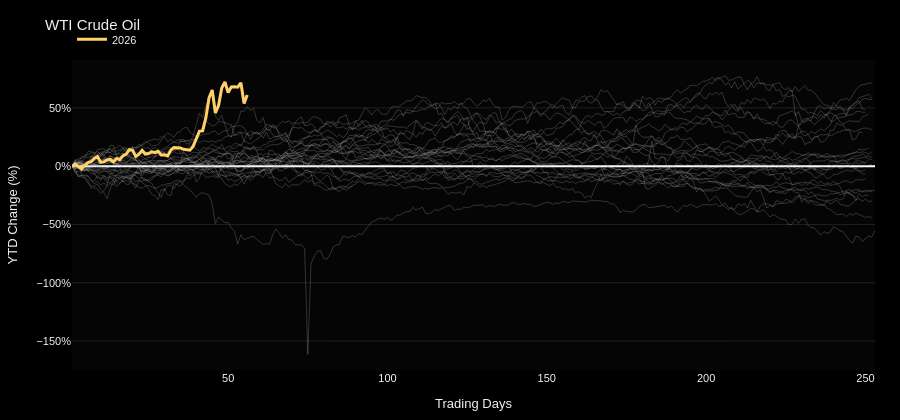

Notebook code cell kept with this figure:
### Markdown cell above
## WTI Crude Oil

### Code cell
oil_ytd = plot_asset('oil')
oil_ytd.tail()

### Figure 1 — Plotly figure (JSON) as saved in the notebook; plotly's stock layout.template omitted (floating-point values rounded to 4 significant figures; data arrays with more than 128 entries replaced by an {"elided": "..."} marker saying what was removed)
{"data": [{"customdata": {"elided": "89x2 mixed values"}, "hovertemplate": "<b>%{fullData.name}</b><br>Trading day %{x}<br>YTD %{y:.2f}%<br>Price %{customdata[0]:,.2f}<br>Date %{customdata[1]|%Y-%m-%d}<extra></extra>", "line": {"color": "rgba(180,180,180,0.26)", "width": 1}, "mode": "lines", "name": "2000", "showlegend": false, "type": "scatter", "x": [1, 2, 3, 4, 5, 6, 7, 8, 9, 10, 11, 12, 13, 14, 15, 16, 17, 18, 19, 20, 21, 22, 23, 24, 25, 26, 27, 28, 29, 30, 31, 32, 33, 34, 35, 36, 37, 38, 39, 40, 41, 42, 43, 44, 45, 46, 47, 48, 49, 50, 51, 52, 53, 54, 55, 56, 57, 58, 59, 60, 61, 62, 63, 64, 65, 66, 67, 68, 69, 70, 71, 72, 73, 74, 75, 76, 77, 78, 79, 80, 81, 82, 83, 84, 85, 86, 87, 88, 89], "y": [0.0, -1.31, 0.0, 2.559, 2.09, 4.212, 3.276, 4.15, 5.46, 9.048, 10.23, 5.148, 9.516, 6.708, 5.46, 6.396, 11.86, 15.07, 13.88, 17.0, 5.928, 1.872, -1.498, -1.716, -1.716, -5.46, -3.713, 0.312, 0.0624, -1.716, -4.368, -3.744, -0.5304, 3.432, 3.432, 12.64, 9.36, 3.276, 2.808, 4.68, 2.808, 7.02, 5.242, 4.119, 2.839, 5.304, 2.028, 2.371, 1.997, 3.588, 1.529, 1.716, 2.527, 4.212, 3.869, 5.928, 6.365, 7.426, 8.736, 11.08, 9.36, 11.08, 9.891, 9.672, 10.45, 10.39, 6.864, 8.05, 5.46, 0.0, -2.34, -7.8, -6.864, -8.393, -11.08, -8.112, -7.363, -11.08, -12.95, -9.984, -7.488, -10.14, -19.91, -18.72, -18.32, -16.85, -17.47, -19.34, -16.38]}, {"customdata": {"elided": "247x2 mixed values"}, "hovertemplate": "<b>%{fullData.name}</b><br>Trading day %{x}<br>YTD %{y:.2f}%<br>Price %{customdata[0]:,.2f}<br>Date %{customdata[1]|%Y-%m-%d}<extra></extra>", "line": {"color": "rgba(180,180,180,0.26)", "width": 1}, "mode": "lines", "name": "2001", "showlegend": false, "type": "scatter", "x": {"elided": "247 int values"}, "y": {"elided": "247 float values"}}, {"customdata": {"elided": "250x2 mixed values"}, "hovertemplate": "<b>%{fullData.name}</b><br>Trading day %{x}<br>YTD %{y:.2f}%<br>Price %{customdata[0]:,.2f}<br>Date %{customdata[1]|%Y-%m-%d}<extra></extra>", "line": {"color": "rgba(180,180,180,0.26)", "width": 1}, "mode": "lines", "name": "2002", "showlegend": false, "type": "scatter", "x": {"elided": "250 int values"}, "y": {"elided": "250 float values"}}, {"customdata": {"elided": "250x2 mixed values"}, "hovertemplate": "<b>%{fullData.name}</b><br>Trading day %{x}<br>YTD %{y:.2f}%<br>Price %{customdata[0]:,.2f}<br>Date %{customdata[1]|%Y-%m-%d}<extra></extra>", "line": {"color": "rgba(180,180,180,0.26)", "width": 1}, "mode": "lines", "name": "2003", "showlegend": false, "type": "scatter", "x": {"elided": "250 int values"}, "y": {"elided": "250 float values"}}, {"customdata": {"elided": "249x2 mixed values"}, "hovertemplate": "<b>%{fullData.name}</b><br>Trading day %{x}<br>YTD %{y:.2f}%<br>Price %{customdata[0]:,.2f}<br>Date %{customdata[1]|%Y-%m-%d}<extra></extra>", "line": {"color": "rgba(180,180,180,0.26)", "width": 1}, "mode": "lines", "name": "2004", "showlegend": false, "type": "scatter", "x": {"elided": "249 int values"}, "y": {"elided": "249 float values"}}, {"customdata": {"elided": "251x2 mixed values"}, "hovertemplate": "<b>%{fullData.name}</b><br>Trading day %{x}<br>YTD %{y:.2f}%<br>Price %{customdata[0]:,.2f}<br>Date %{customdata[1]|%Y-%m-%d}<extra></extra>", "line": {"color": "rgba(180,180,180,0.26)", "width": 1}, "mode": "lines", "name": "2005", "showlegend": false, "type": "scatter", "x": {"elided": "251 int values"}, "y": {"elided": "251 float values"}}, {"customdata": {"elided": "250x2 mixed values"}, "hovertemplate": "<b>%{fullData.name}</b><br>Trading day %{x}<br>YTD %{y:.2f}%<br>Price %{customdata[0]:,.2f}<br>Date %{customdata[1]|%Y-%m-%d}<extra></extra>", "line": {"color": "rgba(180,180,180,0.26)", "width": 1}, "mode": "lines", "name": "2006", "showlegend": false, "type": "scatter", "x": {"elided": "250 int values"}, "y": {"elided": "250 float values"}}, {"customdata": {"elided": "252x2 mixed values"}, "hovertemplate": "<b>%{fullData.name}</b><br>Trading day %{x}<br>YTD %{y:.2f}%<br>Price %{customdata[0]:,.2f}<br>Date %{customdata[1]|%Y-%m-%d}<extra></extra>", "line": {"color": "rgba(180,180,180,0.26)", "width": 1}, "mode": "lines", "name": "2007", "showlegend": false, "type": "scatter", "x": {"elided": "252 int values"}, "y": {"elided": "252 float values"}}, {"customdata": {"elided": "253x2 mixed values"}, "hovertemplate": "<b>%{fullData.name}</b><br>Trading day %{x}<br>YTD %{y:.2f}%<br>Price %{customdata[0]:,.2f}<br>Date %{customdata[1]|%Y-%m-%d}<extra></extra>", "line": {"color": "rgba(180,180,180,0.26)", "width": 1}, "mode": "lines", "name": "2008", "showlegend": false, "type": "scatter", "x": {"elided": "253 int values"}, "y": {"elided": "253 float values"}}, {"customdata": {"elided": "252x2 mixed values"}, "hovertemplate": "<b>%{fullData.name}</b><br>Trading day %{x}<br>YTD %{y:.2f}%<br>Price %{customdata[0]:,.2f}<br>Date %{customdata[1]|%Y-%m-%d}<extra></extra>", "line": {"color": "rgba(180,180,180,0.26)", "width": 1}, "mode": "lines", "name": "2009", "showlegend": false, "type": "scatter", "x": {"elided": "252 int values"}, "y": {"elided": "252 float values"}}, {"customdata": {"elided": "252x2 mixed values"}, "hovertemplate": "<b>%{fullData.name}</b><br>Trading day %{x}<br>YTD %{y:.2f}%<br>Price %{customdata[0]:,.2f}<br>Date %{customdata[1]|%Y-%m-%d}<extra></extra>", "line": {"color": "rgba(180,180,180,0.26)", "width": 1}, "mode": "lines", "name": "2010", "showlegend": false, "type": "scatter", "x": {"elided": "252 int values"}, "y": {"elided": "252 float values"}}, {"customdata": {"elided": "252x2 mixed values"}, "hovertemplate": "<b>%{fullData.name}</b><br>Trading day %{x}<br>YTD %{y:.2f}%<br>Price %{customdata[0]:,.2f}<br>Date %{customdata[1]|%Y-%m-%d}<extra></extra>", "line": {"color": "rgba(180,180,180,0.26)", "width": 1}, "mode": "lines", "name": "2011", "showlegend": false, "type": "scatter", "x": {"elided": "252 int values"}, "y": {"elided": "252 float values"}}, {"customdata": {"elided": "250x2 mixed values"}, "hovertemplate": "<b>%{fullData.name}</b><br>Trading day %{x}<br>YTD %{y:.2f}%<br>Price %{customdata[0]:,.2f}<br>Date %{customdata[1]|%Y-%m-%d}<extra></extra>", "line": {"color": "rgba(180,180,180,0.26)", "width": 1}, "mode": "lines", "name": "2012", "showlegend": false, "type": "scatter", "x": {"elided": "250 int values"}, "y": {"elided": "250 float values"}}, {"customdata": {"elided": "252x2 mixed values"}, "hovertemplate": "<b>%{fullData.name}</b><br>Trading day %{x}<br>YTD %{y:.2f}%<br>Price %{customdata[0]:,.2f}<br>Date %{customdata[1]|%Y-%m-%d}<extra></extra>", "line": {"color": "rgba(180,180,180,0.26)", "width": 1}, "mode": "lines", "name": "2013", "showlegend": false, "type": "scatter", "x": {"elided": "252 int values"}, "y": {"elided": "252 float values"}}, {"customdata": {"elided": "252x2 mixed values"}, "hovertemplate": "<b>%{fullData.name}</b><br>Trading day %{x}<br>YTD %{y:.2f}%<br>Price %{customdata[0]:,.2f}<br>Date %{customdata[1]|%Y-%m-%d}<extra></extra>", "line": {"color": "rgba(180,180,180,0.26)", "width": 1}, "mode": "lines", "name": "2014", "showlegend": false, "type": "scatter", "x": {"elided": "252 int values"}, "y": {"elided": "252 float values"}}, {"customdata": {"elided": "252x2 mixed values"}, "hovertemplate": "<b>%{fullData.name}</b><br>Trading day %{x}<br>YTD %{y:.2f}%<br>Price %{customdata[0]:,.2f}<br>Date %{customdata[1]|%Y-%m-%d}<extra></extra>", "line": {"color": "rgba(180,180,180,0.26)", "width": 1}, "mode": "lines", "name": "2015", "showlegend": false, "type": "scatter", "x": {"elided": "252 int values"}, "y": {"elided": "252 float values"}}, {"customdata": {"elided": "250x2 mixed values"}, "hovertemplate": "<b>%{fullData.name}</b><br>Trading day %{x}<br>YTD %{y:.2f}%<br>Price %{customdata[0]:,.2f}<br>Date %{customdata[1]|%Y-%m-%d}<extra></extra>", "line": {"color": "rgba(180,180,180,0.26)", "width": 1}, "mode": "lines", "name": "2016", "showlegend": false, "type": "scatter", "x": {"elided": "250 int values"}, "y": {"elided": "250 float values"}}, {"customdata": {"elided": "251x2 mixed values"}, "hovertemplate": "<b>%{fullData.name}</b><br>Trading day %{x}<br>YTD %{y:.2f}%<br>Price %{customdata[0]:,.2f}<br>Date %{customdata[1]|%Y-%m-%d}<extra></extra>", "line": {"color": "rgba(180,180,180,0.26)", "width": 1}, "mode": "lines", "name": "2017", "showlegend": false, "type": "scatter", "x": {"elided": "251 int values"}, "y": {"elided": "251 float values"}}, {"customdata": {"elided": "251x2 mixed values"}, "hovertemplate": "<b>%{fullData.name}</b><br>Trading day %{x}<br>YTD %{y:.2f}%<br>Price %{customdata[0]:,.2f}<br>Date %{customdata[1]|%Y-%m-%d}<extra></extra>", "line": {"color": "rgba(180,180,180,0.26)", "width": 1}, "mode": "lines", "name": "2018", "showlegend": false, "type": "scatter", "x": {"elided": "251 int values"}, "y": {"elided": "251 float values"}}, {"customdata": {"elided": "252x2 mixed values"}, "hovertemplate": "<b>%{fullData.name}</b><br>Trading day %{x}<br>YTD %{y:.2f}%<br>Price %{customdata[0]:,.2f}<br>Date %{customdata[1]|%Y-%m-%d}<extra></extra>", "line": {"color": "rgba(180,180,180,0.26)", "width": 1}, "mode": "lines", "name": "2019", "showlegend": false, "type": "scatter", "x": {"elided": "252 int values"}, "y": {"elided": "252 float values"}}, {"customdata": {"elided": "253x2 mixed values"}, "hovertemplate": "<b>%{fullData.name}</b><br>Trading day %{x}<br>YTD %{y:.2f}%<br>Price %{customdata[0]:,.2f}<br>Date %{customdata[1]|%Y-%m-%d}<extra></extra>", "line": {"color": "rgba(180,180,180,0.26)", "width": 1}, "mode": "lines", "name": "2020", "showlegend": false, "type": "scatter", "x": {"elided": "253 int values"}, "y": {"elided": "253 float values"}}, {"customdata": {"elided": "252x2 mixed values"}, "hovertemplate": "<b>%{fullData.name}</b><br>Trading day %{x}<br>YTD %{y:.2f}%<br>Price %{customdata[0]:,.2f}<br>Date %{customdata[1]|%Y-%m-%d}<extra></extra>", "line": {"color": "rgba(180,180,180,0.26)", "width": 1}, "mode": "lines", "name": "2021", "showlegend": false, "type": "scatter", "x": {"elided": "252 int values"}, "y": {"elided": "252 float values"}}, {"customdata": {"elided": "251x2 mixed values"}, "hovertemplate": "<b>%{fullData.name}</b><br>Trading day %{x}<br>YTD %{y:.2f}%<br>Price %{customdata[0]:,.2f}<br>Date %{customdata[1]|%Y-%m-%d}<extra></extra>", "line": {"color": "rgba(180,180,180,0.26)", "width": 1}, "mode": "lines", "name": "2022", "showlegend": false, "type": "scatter", "x": {"elided": "251 int values"}, "y": {"elided": "251 float values"}}, {"customdata": {"elided": "250x2 mixed values"}, "hovertemplate": "<b>%{fullData.name}</b><br>Trading day %{x}<br>YTD %{y:.2f}%<br>Price %{customdata[0]:,.2f}<br>Date %{customdata[1]|%Y-%m-%d}<extra></extra>", "line": {"color": "rgba(180,180,180,0.26)", "width": 1}, "mode": "lines", "name": "2023", "showlegend": false, "type": "scatter", "x": {"elided": "250 int values"}, "y": {"elided": "250 float values"}}, {"customdata": {"elided": "252x2 mixed values"}, "hovertemplate": "<b>%{fullData.name}</b><br>Trading day %{x}<br>YTD %{y:.2f}%<br>Price %{customdata[0]:,.2f}<br>Date %{customdata[1]|%Y-%m-%d}<extra></extra>", "line": {"color": "rgba(180,180,180,0.26)", "width": 1}, "mode": "lines", "name": "2024", "showlegend": false, "type": "scatter", "x": {"elided": "252 int values"}, "y": {"elided": "252 float values"}}, {"customdata": {"elided": "252x2 mixed values"}, "hovertemplate": "<b>%{fullData.name}</b><br>Trading day %{x}<br>YTD %{y:.2f}%<br>Price %{customdata[0]:,.2f}<br>Date %{customdata[1]|%Y-%m-%d}<extra></extra>", "line": {"color": "rgba(180,180,180,0.26)", "width": 1}, "mode": "lines", "name": "2025", "showlegend": false, "type": "scatter", "x": {"elided": "252 int values"}, "y": {"elided": "252 float values"}}, {"customdata": [[57.32, "2026-01-02T00:00:00"], [58.32, "2026-01-05T00:00:00"], [57.13, "2026-01-06T00:00:00"], [55.99, "2026-01-07T00:00:00"], [57.76, "2026-01-08T00:00:00"], [59.12, "2026-01-09T00:00:00"], [59.5, "2026-01-12T00:00:00"], [61.15, "2026-01-13T00:00:00"], [62.02, "2026-01-14T00:00:00"], [59.19, "2026-01-15T00:00:00"], [59.44, "2026-01-16T00:00:00"], [60.34, "2026-01-20T00:00:00"], [60.62, "2026-01-21T00:00:00"], [59.36, "2026-01-22T00:00:00"], [61.07, "2026-01-23T00:00:00"], [60.63, "2026-01-26T00:00:00"], [62.39, "2026-01-27T00:00:00"], [63.21, "2026-01-28T00:00:00"], [65.42, "2026-01-29T00:00:00"], [65.21, "2026-01-30T00:00:00"], [62.14, "2026-02-02T00:00:00"], [63.21, "2026-02-03T00:00:00"], [65.14, "2026-02-04T00:00:00"], [63.29, "2026-02-05T00:00:00"], [63.55, "2026-02-06T00:00:00"], [64.36, "2026-02-09T00:00:00"], [63.96, "2026-02-10T00:00:00"], [64.63, "2026-02-11T00:00:00"], [62.84, "2026-02-12T00:00:00"], [62.89, "2026-02-13T00:00:00"], [62.33, "2026-02-17T00:00:00"], [65.19, "2026-02-18T00:00:00"], [66.43, "2026-02-19T00:00:00"], [66.39, "2026-02-20T00:00:00"], [66.31, "2026-02-23T00:00:00"], [65.63, "2026-02-24T00:00:00"], [65.42, "2026-02-25T00:00:00"], [65.21, "2026-02-26T00:00:00"], [67.02, "2026-02-27T00:00:00"], [71.23, "2026-03-02T00:00:00"], [74.56, "2026-03-03T00:00:00"], [74.66, "2026-03-04T00:00:00"], [81.01, "2026-03-05T00:00:00"], [90.9, "2026-03-06T00:00:00"], [94.77, "2026-03-09T00:00:00"], [83.45, "2026-03-10T00:00:00"], [87.25, "2026-03-11T00:00:00"], [95.73, "2026-03-12T00:00:00"], [98.71, "2026-03-13T00:00:00"], [93.5, "2026-03-16T00:00:00"], [96.21, "2026-03-17T00:00:00"], [96.32, "2026-03-18T00:00:00"], [96.14, "2026-03-19T00:00:00"], [98.32, "2026-03-20T00:00:00"], [88.13, "2026-03-23T00:00:00"], [92.35, "2026-03-24T00:00:00"]], "hovertemplate": "<b>%{fullData.name}</b><br>Trading day %{x}<br>YTD %{y:.2f}%<br>Price %{customdata[0]:,.2f}<br>Date %{customdata[1]|%Y-%m-%d}<extra></extra>", "line": {"color": "#ffd166", "width": 3}, "mode": "lines", "name": "2026", "showlegend": true, "type": "scatter", "x": [1, 2, 3, 4, 5, 6, 7, 8, 9, 10, 11, 12, 13, 14, 15, 16, 17, 18, 19, 20, 21, 22, 23, 24, 25, 26, 27, 28, 29, 30, 31, 32, 33, 34, 35, 36, 37, 38, 39, 40, 41, 42, 43, 44, 45, 46, 47, 48, 49, 50, 51, 52, 53, 54, 55, 56], "y": [0.0, 1.745, -0.3315, -2.32, 0.7676, 3.14, 3.803, 6.682, 8.2, 3.262, 3.699, 5.269, 5.757, 3.559, 6.542, 5.775, 8.845, 10.28, 14.13, 13.76, 8.409, 10.28, 13.64, 10.42, 10.87, 12.28, 11.58, 12.75, 9.63, 9.717, 8.74, 13.73, 15.89, 15.82, 15.68, 14.5, 14.13, 13.76, 16.92, 24.27, 30.08, 30.25, 41.33, 58.58, 65.33, 45.59, 52.22, 67.01, 72.21, 63.12, 67.85, 68.04, 67.73, 71.53, 53.75, 61.11]}], "layout": {"font": {"color": "#f2f2f2", "family": "Arial, sans-serif", "size": 11}, "height": 420, "legend": {"orientation": "h", "x": 0, "xanchor": "left", "y": 1.02, "yanchor": "bottom"}, "margin": {"b": 40, "l": 50, "r": 25, "t": 60}, "paper_bgcolor": "#000000", "plot_bgcolor": "#050505", "title": {"text": "WTI Crude Oil"}, "xaxis": {"showgrid": false, "title": {"text": "Trading Days"}}, "yaxis": {"gridcolor": "rgba(255,255,255,0.10)", "ticksuffix": "%", "title": {"text": "YTD Change (%)"}}}}
